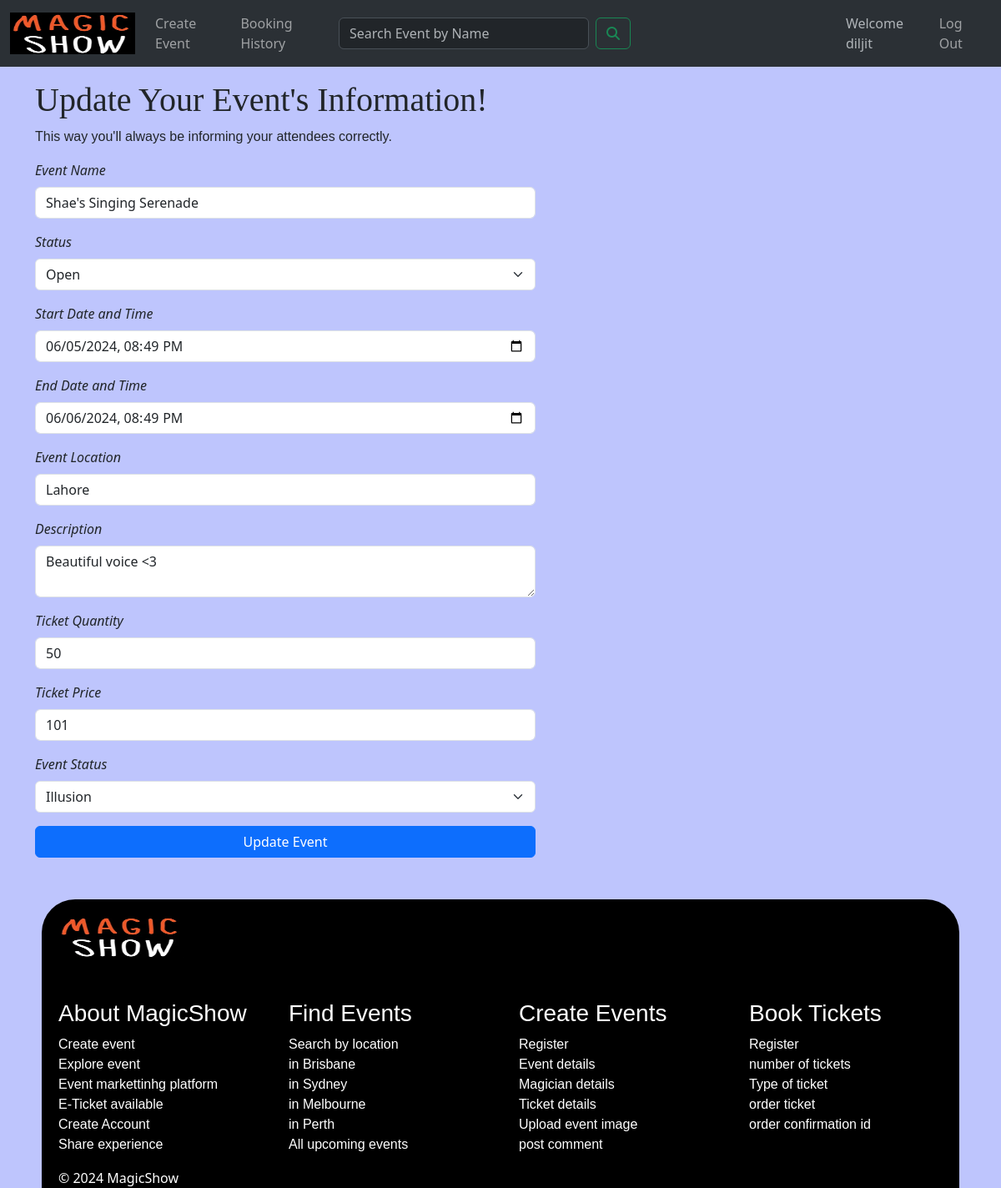
The app's page /events/edit/1 (signed in), older data.
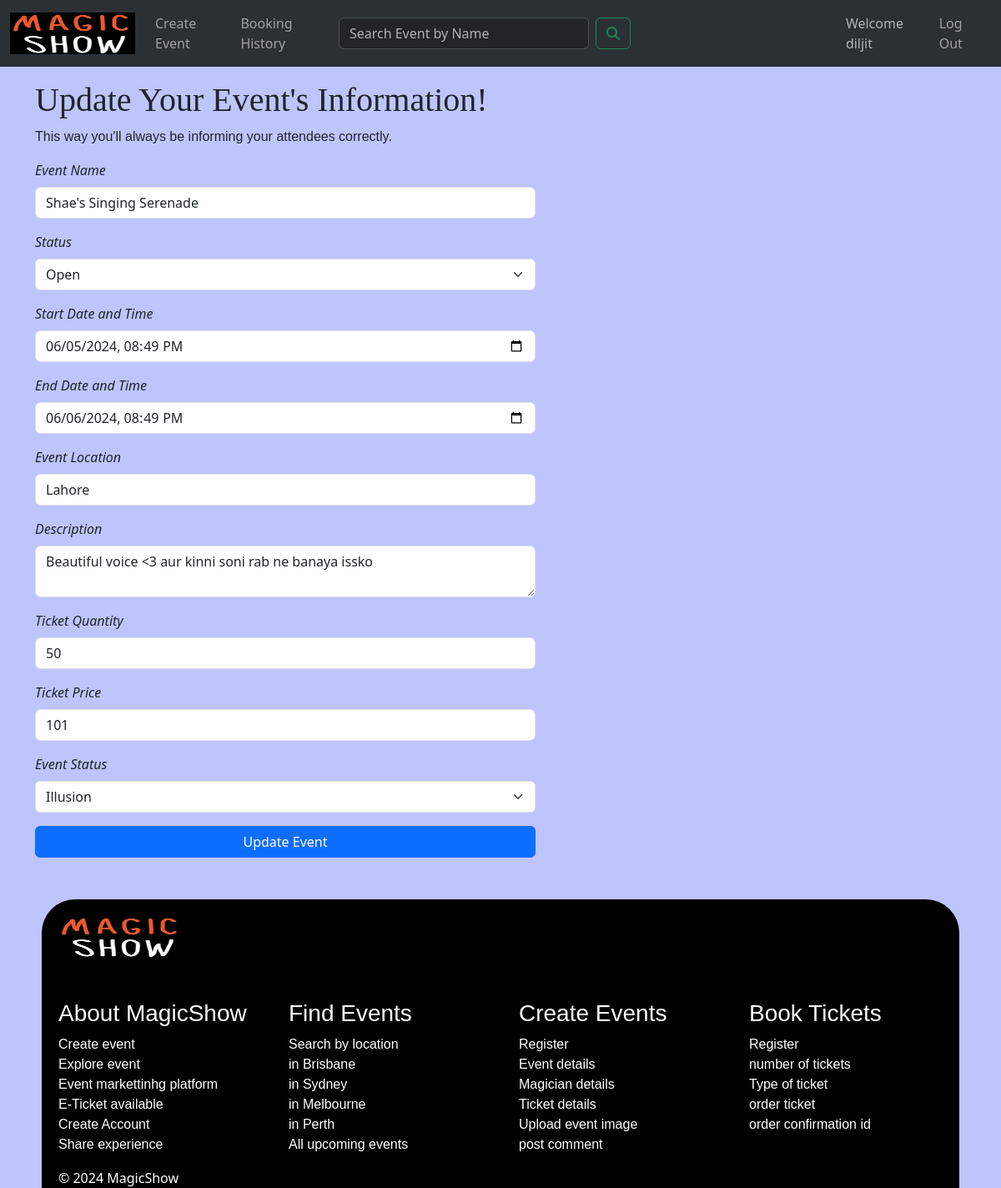
The same page, newer data.
### website/models.py (models this page shows, shortened)
class User(db.Model, UserMixin):
    __tablename__ = 'users'
    id = db.Column(db.Integer, primary_key=True, nullable=False)
    userName = db.Column(db.String(100), index=True, nullable=False)
    emailid = db.Column(db.String(100), index=True, unique=True, nullable=False)
    contactNumber = db.Column(db.String(100))
    password_hash = db.Column(db.String(255), nullable=False)
    address = db.Column(db.String(255))
    bookings = db.relationship('Booking', backref='user')
    comments = db.relationship('Comment', backref='user')

class Event(db.Model):
    __tablename__ = 'events'
    id = db.Column(db.Integer, primary_key=True, nullable=False)
    userid = db.Column(db.Integer, db.ForeignKey('users.id'))
    eventName = db.Column(db.String(80))
    eventstartDateTime = db.Column(db.DateTime, nullable=False)
    eventendDateTime = db.Column(db.DateTime, nullable=False)
    eventType = db.Column(db.String(50))
    eventLocation = db.Column(db.String(200))
    description = db.Column(db.String(200))
    ticketQuantity = db.Column(db.Integer)
    ticketsAvailable = db.Column(db.Integer)
    ticketPrice = db.Column(db.Float)
    eventImage = db.Column(db.String(400))
    eventStatus = db.Column(db.String(10))
    bookings = db.relationship('Booking', backref='event')
    comments = db.relationship('Comment', backref='event')

### website/events.py (the view, shortened to what this page needs)
@eventbp.route('/edit/<int:eventid>', methods=['GET', 'POST'])
@login_required
def edit_event(eventid):
    event = Event.query.get_or_404(eventid)
    if current_user.id != event.userid:
        flash('You do not have permission to edit this event.', 'danger')
        return redirect(url_for('event.show', id=event.id))
    form = EditForm(obj=event)  # Pre-fill form with event data on GET
    return render_template('events/edit.html', form=form, eventid=eventid)

### website/forms.py
class EditForm(FlaskForm):
    eventName = StringField('Event Name', validators=[InputRequired(), Length(max=80)])
    status = SelectField('Status', choices=[('Open', 'Open'), ('Cancelled', 'Cancelled')])
    eventstartDateTime = DateTimeLocalField('Start Date and Time', validators=[InputRequired()])
    eventendDateTime = DateTimeLocalField('End Date and Time', validators=[InputRequired()])
    eventLocation = StringField('Event Location', validators=[InputRequired(), Length(max=200)])
    description = TextAreaField('Description', validators=[InputRequired(), Length(max=500)])
    ticketQuantity = IntegerField('Ticket Quantity', validators=[InputRequired(), NumberRange(min=1)])
    ticketPrice = IntegerField('Ticket Price', validators=[InputRequired(), NumberRange(min=0)])
    eventType = SelectField('Event Status', choices=[('Illusion', 'Illusion'), ('Comedy', 'Comedy'), ('Levitation', 'Levitation'), ('Transformation', 'Transformation'), ('Mentalism', 'Mentalism'), ('Penetration', 'Penetration')], validators=[InputRequired()])
    submit = SubmitField('Update Event')

### website/templates/events/edit.html
{% extends 'base.html' %}
{% from 'bootstrap5/form.html' import render_form %}
{% block content %}
  <div class="container">
    <div class="row mt-5">
      <div class="col-md-12">
        <br><br>
        <h1>Update Your Event's Information!</h1>
        <p>This way you'll always be informing your attendees correctly.</p>
        {{ render_form(form) }}
      </div>
    </div>
  </div>
{% endblock %}

### website/templates/base.html (shortened to what this page needs)
<!DOCTYPE html>
<html lang="en">
<head>
  <link href="https://cdn.jsdelivr.net/npm/bootstrap@5.3.3/dist/css/bootstrap.min.css" rel="stylesheet">
  <link rel="stylesheet" href="{{ url_for('static', filename='style.css')}}">
</head>
<body>
    <header>
        <nav class="navbar navbar-custom navbar-expand-lg bg-body-tertiary fixed-top bg-dark" data-bs-theme="dark">
            <div class="container-fluid">
              <a class="navbar-brand" href="{{url_for('main.index')}}">
                <img src="{{url_for('static', filename='img/logo.png')}}" alt="MagicShow" width="150" height="50">
              </a>
              <div class="collapse navbar-collapse" id="navbarSupportedContent">
                <ul class="navbar-nav ms-auto mb-2 mb-lg-0">
                  <li class="nav-item">
                    <a class="nav-link" href="{{ url_for('event.create')}}">Create Event</a>
                  </li>
                  <li class="nav-item">
                    <a class="nav-link" href="{{ url_for('main.history')}}">Booking History</a>
                  </li>
                </ul>
              </div>
              <form class="d-flex" role="search" action="{{url_for('main.search')}}">
                <input class="form-control me-2" style="width:50%;" type="search" name="search" id="SearchForm" placeholder="Search Event by Name" aria-label="Search">
                <button class="btn btn-outline-success" type="submit"><i class="fa-solid fa-magnifying-glass"></i></button>
              </form>
              <div class="collapse navbar-collapse" id="navbarSupportedContent">
                <ul class="navbar-nav ms-auto mb-2 mb-lg-0">
                  {% if current_user.is_authenticated %}
                  <li class="nav-item">
                     <a class="nav-link disabled text-muted" href="#">Welcome {{current_user.userName}}</a>
                  </li>
                  <li>
                     <a class="nav-link" href="{{ url_for('auth.logout') }}">Log Out</a>
                  </li>
                  {% endif %}
                </ul>
              </div>
            </div>
          </nav>
    </header>
    {% block content %}
    {% endblock %}
    <footer class="footer">
        <section class="top">
            <img id="footerimage" src="{{url_for('static', filename='img/logo.png')}}" width="150" height="50" >
            <div class="footer">
              <div class="row footerrow text-left">
                <div class="col-lg-3 col-md-6 mb-4 mb-md-0">
                  <h3>About MagicShow</h3>
                   <ul class="list-unstyled">
                    <li> <a>Create event</a> </li>
                    <li> <a>Explore event</a> </li>
                    <li> <a>Event markettinhg platform</a> </li>
                    <li> <a>E-Ticket available</a> </li>
                    <li> <a>Create Account</a> </li>
                    <li> <a>Share experience</a> </li>
                  </ul>
                </div>
                <div class="col-lg-3 col-md-6 mb-4 mb-md-0">
                  <h3>Find Events</h3>
                    <ul class="list-unstyled">
                    <li> <a>Search by location</a> </li>
                    <li>  <a>in Brisbane</a> </li>
                    <li>  <a>in Sydney</a> </li>
                    <li>  <a>in Melbourne</a> </li>
                    <li>  <a>in Perth</a> </li>
                    <li>  <a>All upcoming events</a> </li>
                    </ul>
                </div>
                <div class="col-lg-3 col-md-6 mb-4 mb-md-0">
                  <h3>Create Events</h3>
                    <ul class="list-unstyled">
                    <li> <a>Register</a> </li>
                    <li>  <a>Event details</a> </li>
                    <li>  <a>Magician details</a> </li>
                    <li>  <a>Ticket details</a> </li>
                    <li>  <a>Upload event image</a> </li>
                    <li>  <a>post comment</a> </li>
                    </ul>
                </div>
                <div class="col-lg-3 col-md-6 mb-4 mb-md-0">
                  <h3>Book Tickets</h3>
                    <ul class="list-unstyled">
                      <li> <a>Register</a> </li>
                      <li>  <a>number of tickets</a> </li>
                      <li>  <a>Type of ticket</a> </li>
                    <li>  <a>order ticket</a> </li>
                    <li>  <a>order confirmation id</a> </li>
                    </ul>
                </div>
              </div>
            </div>
          </section>
          <section class="bottom">© 2024 MagicShow</section>
    </footer>
</body>
</html>

### website/static/style.css (style rules this page uses)
body { background-color: rgba(2, 31, 248, 0.253); }
.navbar-custom { background-color: black; }
.top { border-top-left-radius:40px; border-top-right-radius:40px; margin-left:50px; margin-top: 50px; margin-right:50px; background-color: black; }
.footerrow { margin-top:50px; padding-left:20px; color:white }
.bottom { margin-left:50px; margin-right:50px; padding-left:20px; background-color: black; color:white; }
#footerimage { margin-left:20px; margin-top:20px; }
form { width:90%; max-width: 600px; }
input,textarea { width:100%; padding:10px; outline:100px; border: 1px #fff #000000; color: #040000; background:transparent; font-size:15px; }
h1 { font-family:Georgia, 'Times New Roman', Times, serif; }
p { font-family:'Trebuchet MS', 'Lucida Sans Unicode', 'Lucida Grande', 'Lucida Sans', Arial, sans-serif; }
h3 { font-family:'Trebuchet MS', 'Lucida Sans Unicode', 'Lucida Grande', 'Lucida Sans', Arial, sans-serif; }
.list-unstyled { font-family:'Trebuchet MS', 'Lucida Sans Unicode', 'Lucida Grande', 'Lucida Sans', Arial, sans-serif; }
label { font-style: italic; }
option { font-style: italic; }

Row changes from the older to the newer data that the page shows:
changed Event "Shae's Singing Serenade": description "Beautiful voice <3" → "Beautiful voice <3 aur kinni soni rab ne banaya issko"
